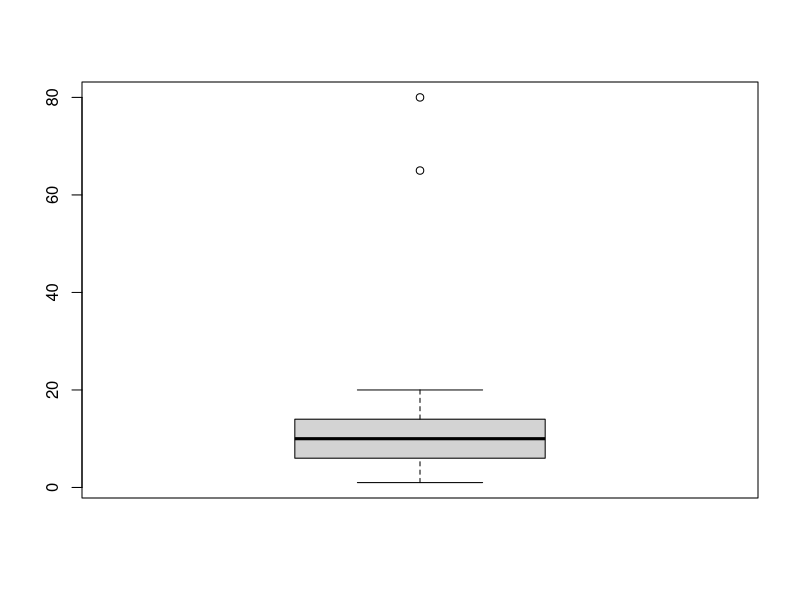
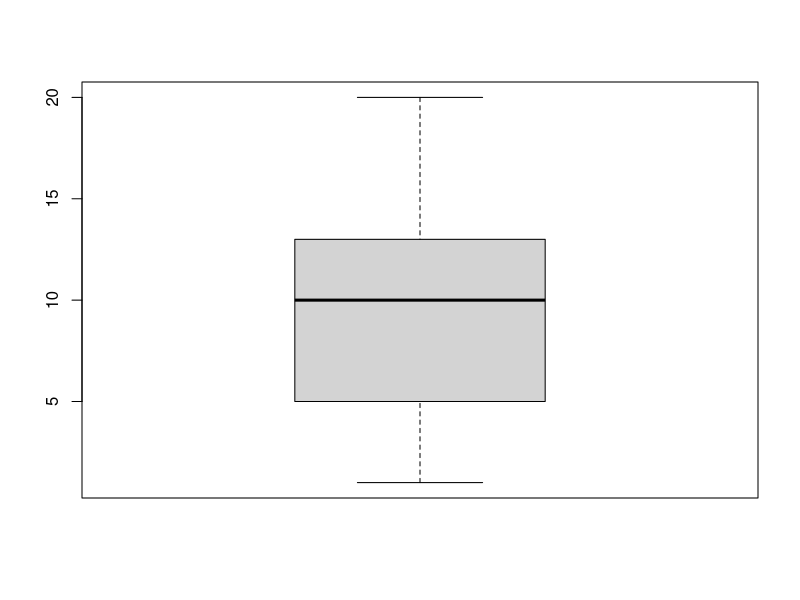

The R source for these figures, in order:
data <- c(sample(x = 1:20, size = 40, replace = TRUE), 65,80)
data
summary(data)
boxplot(data)
data1 <- data
length(data1)
# discarding the outliers from the data set
bench <- 18.00 + 1.5 * IQR(data)
bench
data1[data1>35]
data1 <- data1[data1 < bench]
summary(data1)
boxplot(data1)


# winsorizzing
data[data>bench]
data[data > bench]<-bench
data


# variable transformation

log_data <- log(data)

############################################
# outlier analysis                         
# 1. incorrect entry
# 2. mis-reporting
# 3. sampling error
# 4. Exceptional but true value
############################################


